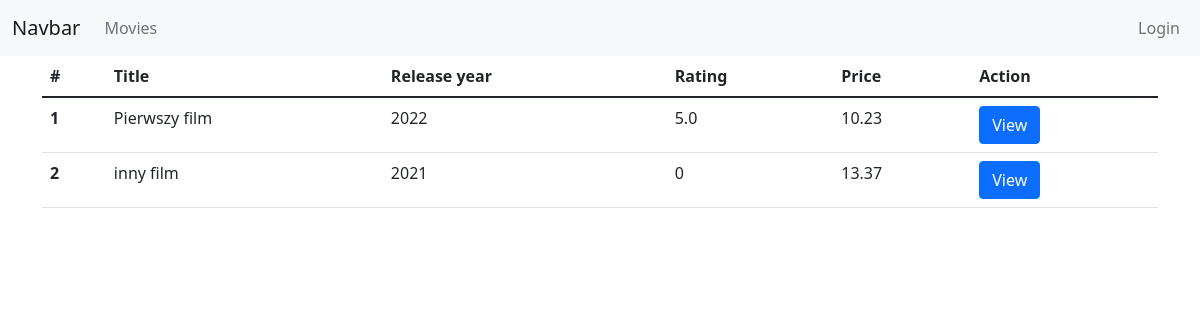
The app's page /, older data.
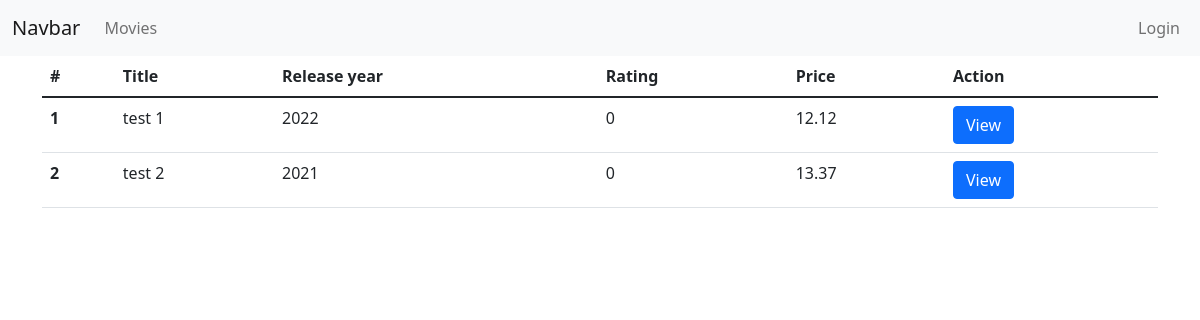
The same page, newer data.
### core/models.py (models this page shows, shortened)
class Movies(models.Model):
    title = models.CharField(max_length=100)
    description = models.CharField(max_length=4096)
    release_date = models.DateField()
    price = models.FloatField()
    rating = models.ForeignKey('Ratings', on_delete=models.SET_DEFAULT, default = "NA", null=True)
    def avgRating(self):
        rating = Ratings.objects.filter(movieID=self).aggregate(avarage=Avg('rating'))
        avg = 0
        if rating['avarage'] is not None:
            avg = float(rating['avarage'])
        return avg

### core/views.py (the view)
# urls.py: path('', views.index, name='index'),
def index(request):
    movies = Movies.objects.all()
    context = {
        'movies': movies
    }
    return render(request, 'index.html', context)

### core/templates/index.html (shortened to what this page needs)
{% extends '_base.html' %}
{% block content %}
{% include '_navbar.html' %}
<div class="container">
    <table class="table">
        <thead>
          <tr>
            <th scope="col">#</th>
            <th scope="col">Title</th>
            <th scope="col">Release year</th>
            <th scope="col">Rating</th>
            <th scope="col">Price</th>
            <th scope="col">Action</th>
          </tr>
        </thead>
        <tbody>
            {% for movie in movies %}
            <tr>
                <th scope="row">{{movie.id}}</th>
                <td>{{movie.title}}</td>
                <td>{{movie.release_date|date:"Y"}}</td>
                <td>{{movie.avgRating}}</td>
                <td>{{movie.price}}</td>
                <td><a href="{% url 'core:movieDetails' movie.id %}"><button class="btn btn-primary">View</button></a></td>
            </tr>
            {% endfor %}
        </tbody>
      </table>
</div>
{% endblock %}

Row changes from the older to the newer data that the page shows:
changed Movies id 1: title "Pierwszy film" → "test 1"; avgRating "5.0" → "0"; price "10.23" → "12.12"
changed Movies id 2: title "inny film" → "test 2"
